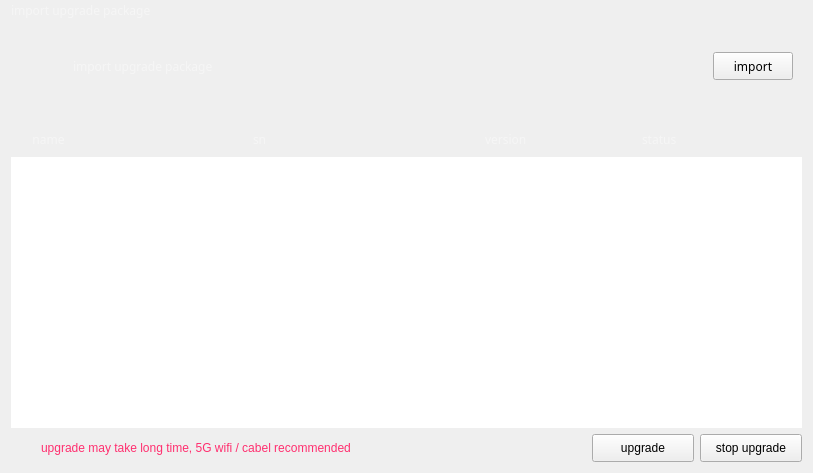
<?xml version="1.0" encoding="UTF-8"?>
<ui version="4.0">
 <class>DeviceUpgradeWidget</class>
 <widget class="QWidget" name="DeviceUpgradeWidget">
  <property name="geometry">
   <rect>
    <x>0</x>
    <y>0</y>
    <width>813</width>
    <height>473</height>
   </rect>
  </property>
  <property name="windowTitle">
   <string>Form</string>
  </property>
  <layout class="QVBoxLayout" name="verticalLayout_3">
   <property name="topMargin">
    <number>0</number>
   </property>
   <item>
    <widget class="QWidget" name="ImportContainer" native="true">
     <layout class="QVBoxLayout" name="verticalLayout_2">
      <property name="spacing">
       <number>10</number>
      </property>
      <property name="leftMargin">
       <number>0</number>
      </property>
      <property name="topMargin">
       <number>0</number>
      </property>
      <property name="rightMargin">
       <number>0</number>
      </property>
      <property name="bottomMargin">
       <number>0</number>
      </property>
      <item>
       <layout class="QHBoxLayout" name="horizontalLayout_5">
        <item>
         <widget class="QLabel" name="ImportLabel">
          <property name="font">
           <font>
            <family>Microsoft YaHei</family>
           </font>
          </property>
          <property name="styleSheet">
           <string notr="true">color: rgba(255,255,255,104);</string>
          </property>
          <property name="text">
           <string>import upgrade package</string>
          </property>
         </widget>
        </item>
        <item>
         <spacer name="horizontalSpacer_3">
          <property name="orientation">
           <enum>Qt::Horizontal</enum>
          </property>
          <property name="sizeHint" stdset="0">
           <size>
            <width>40</width>
            <height>20</height>
           </size>
          </property>
         </spacer>
        </item>
       </layout>
      </item>
      <item>
       <widget class="QStackedWidget" name="ImportSubContainer">
        <property name="sizePolicy">
         <sizepolicy hsizetype="Preferred" vsizetype="Fixed">
          <horstretch>0</horstretch>
          <verstretch>0</verstretch>
         </sizepolicy>
        </property>
        <property name="minimumSize">
         <size>
          <width>0</width>
          <height>72</height>
         </size>
        </property>
        <property name="maximumSize">
         <size>
          <width>16777215</width>
          <height>72</height>
         </size>
        </property>
        <property name="lineWidth">
         <number>0</number>
        </property>
        <property name="currentIndex">
         <number>0</number>
        </property>
        <widget class="QWidget" name="ImportSelectContainer">
         <property name="sizePolicy">
          <sizepolicy hsizetype="Preferred" vsizetype="Fixed">
           <horstretch>0</horstretch>
           <verstretch>0</verstretch>
          </sizepolicy>
         </property>
         <property name="minimumSize">
          <size>
           <width>0</width>
           <height>72</height>
          </size>
         </property>
         <property name="maximumSize">
          <size>
           <width>16777215</width>
           <height>72</height>
          </size>
         </property>
         <layout class="QHBoxLayout" name="horizontalLayout">
          <property name="leftMargin">
           <number>20</number>
          </property>
          <item>
           <widget class="QLabel" name="ImportNoticeIcon">
            <property name="sizePolicy">
             <sizepolicy hsizetype="Fixed" vsizetype="Fixed">
              <horstretch>0</horstretch>
              <verstretch>0</verstretch>
             </sizepolicy>
            </property>
            <property name="minimumSize">
             <size>
              <width>36</width>
              <height>36</height>
             </size>
            </property>
            <property name="maximumSize">
             <size>
              <width>36</width>
              <height>36</height>
             </size>
            </property>
            <property name="text">
             <string/>
            </property>
           </widget>
          </item>
          <item>
           <widget class="QLabel" name="ImportNoticeLabel">
            <property name="font">
             <font>
              <family>Microsoft YaHei</family>
             </font>
            </property>
            <property name="styleSheet">
             <string notr="true">color: rgba(255,255,255,104);</string>
            </property>
            <property name="text">
             <string>import upgrade package</string>
            </property>
           </widget>
          </item>
          <item>
           <spacer name="horizontalSpacer">
            <property name="orientation">
             <enum>Qt::Horizontal</enum>
            </property>
            <property name="sizeHint" stdset="0">
             <size>
              <width>382</width>
              <height>20</height>
             </size>
            </property>
           </spacer>
          </item>
          <item>
           <widget class="QPushButton" name="ImportBtn">
            <property name="sizePolicy">
             <sizepolicy hsizetype="Fixed" vsizetype="Fixed">
              <horstretch>0</horstretch>
              <verstretch>0</verstretch>
             </sizepolicy>
            </property>
            <property name="minimumSize">
             <size>
              <width>80</width>
              <height>28</height>
             </size>
            </property>
            <property name="font">
             <font>
              <family>Microsoft YaHei</family>
             </font>
            </property>
            <property name="text">
             <string>import</string>
            </property>
           </widget>
          </item>
         </layout>
        </widget>
        <widget class="QWidget" name="ImportingProgressContainer">
         <property name="sizePolicy">
          <sizepolicy hsizetype="Preferred" vsizetype="Fixed">
           <horstretch>0</horstretch>
           <verstretch>0</verstretch>
          </sizepolicy>
         </property>
         <property name="minimumSize">
          <size>
           <width>0</width>
           <height>72</height>
          </size>
         </property>
         <property name="maximumSize">
          <size>
           <width>16777215</width>
           <height>72</height>
          </size>
         </property>
         <layout class="QHBoxLayout" name="horizontalLayout_4">
          <property name="leftMargin">
           <number>20</number>
          </property>
          <item>
           <widget class="QLabel" name="FileIconLabel">
            <property name="sizePolicy">
             <sizepolicy hsizetype="Fixed" vsizetype="Fixed">
              <horstretch>0</horstretch>
              <verstretch>0</verstretch>
             </sizepolicy>
            </property>
            <property name="minimumSize">
             <size>
              <width>36</width>
              <height>36</height>
             </size>
            </property>
            <property name="maximumSize">
             <size>
              <width>36</width>
              <height>36</height>
             </size>
            </property>
            <property name="text">
             <string/>
            </property>
           </widget>
          </item>
          <item>
           <widget class="QWidget" name="ImportingContainer" native="true">
            <layout class="QVBoxLayout" name="verticalLayout">
             <property name="spacing">
              <number>0</number>
             </property>
             <property name="leftMargin">
              <number>0</number>
             </property>
             <property name="topMargin">
              <number>0</number>
             </property>
             <property name="rightMargin">
              <number>0</number>
             </property>
             <property name="bottomMargin">
              <number>0</number>
             </property>
             <item>
              <widget class="QWidget" name="PackageNameContainer" native="true">
               <layout class="QHBoxLayout" name="horizontalLayout_3">
                <property name="leftMargin">
                 <number>14</number>
                </property>
                <item>
                 <widget class="QLabel" name="FileNameLabel">
                  <property name="minimumSize">
                   <size>
                    <width>0</width>
                    <height>14</height>
                   </size>
                  </property>
                  <property name="text">
                   <string>file name</string>
                  </property>
                 </widget>
                </item>
                <item>
                 <widget class="QLabel" name="InfoIcon">
                  <property name="sizePolicy">
                   <sizepolicy hsizetype="Fixed" vsizetype="Fixed">
                    <horstretch>0</horstretch>
                    <verstretch>0</verstretch>
                   </sizepolicy>
                  </property>
                  <property name="minimumSize">
                   <size>
                    <width>20</width>
                    <height>20</height>
                   </size>
                  </property>
                  <property name="maximumSize">
                   <size>
                    <width>20</width>
                    <height>20</height>
                   </size>
                  </property>
                  <property name="text">
                   <string/>
                  </property>
                 </widget>
                </item>
                <item>
                 <spacer name="horizontalSpacer_2">
                  <property name="orientation">
                   <enum>Qt::Horizontal</enum>
                  </property>
                  <property name="sizeHint" stdset="0">
                   <size>
                    <width>40</width>
                    <height>20</height>
                   </size>
                  </property>
                 </spacer>
                </item>
               </layout>
              </widget>
             </item>
             <item>
              <widget class="QWidget" name="ProgressContainer" native="true">
               <layout class="QHBoxLayout" name="horizontalLayout_2">
                <property name="spacing">
                 <number>0</number>
                </property>
                <property name="leftMargin">
                 <number>14</number>
                </property>
                <property name="topMargin">
                 <number>0</number>
                </property>
                <property name="rightMargin">
                 <number>0</number>
                </property>
                <property name="bottomMargin">
                 <number>0</number>
                </property>
                <item>
                 <widget class="QLabel" name="warningIcon_2">
                  <property name="minimumSize">
                   <size>
                    <width>27</width>
                    <height>24</height>
                   </size>
                  </property>
                  <property name="maximumSize">
                   <size>
                    <width>27</width>
                    <height>24</height>
                   </size>
                  </property>
                  <property name="pixmap">
                   <pixmap resource="res.qrc">:/res/images/ic_device_warning.svg</pixmap>
                  </property>
                 </widget>
                </item>
                <item>
                 <widget class="QLabel" name="InfoLabel">
                  <property name="text">
                   <string/>
                  </property>
                 </widget>
                </item>
                <item>
                 <widget class="QProgressBar" name="ImportingProgressBar">
                  <property name="sizePolicy">
                   <sizepolicy hsizetype="Fixed" vsizetype="Fixed">
                    <horstretch>0</horstretch>
                    <verstretch>0</verstretch>
                   </sizepolicy>
                  </property>
                  <property name="minimumSize">
                   <size>
                    <width>300</width>
                    <height>4</height>
                   </size>
                  </property>
                  <property name="maximumSize">
                   <size>
                    <width>300</width>
                    <height>4</height>
                   </size>
                  </property>
                  <property name="value">
                   <number>24</number>
                  </property>
                  <property name="textVisible">
                   <bool>false</bool>
                  </property>
                 </widget>
                </item>
                <item>
                 <widget class="QLabel" name="ImportingProgressLabel">
                  <property name="text">
                   <string>0%</string>
                  </property>
                 </widget>
                </item>
               </layout>
              </widget>
             </item>
            </layout>
           </widget>
          </item>
          <item>
           <widget class="QPushButton" name="ReselectPkgBtn">
            <property name="sizePolicy">
             <sizepolicy hsizetype="Fixed" vsizetype="Fixed">
              <horstretch>0</horstretch>
              <verstretch>0</verstretch>
             </sizepolicy>
            </property>
            <property name="minimumSize">
             <size>
              <width>80</width>
              <height>28</height>
             </size>
            </property>
            <property name="maximumSize">
             <size>
              <width>80</width>
              <height>28</height>
             </size>
            </property>
            <property name="text">
             <string>reselect</string>
            </property>
           </widget>
          </item>
          <item>
           <widget class="QPushButton" name="CancelImportingBtn">
            <property name="sizePolicy">
             <sizepolicy hsizetype="Fixed" vsizetype="Fixed">
              <horstretch>0</horstretch>
              <verstretch>0</verstretch>
             </sizepolicy>
            </property>
            <property name="minimumSize">
             <size>
              <width>80</width>
              <height>28</height>
             </size>
            </property>
            <property name="maximumSize">
             <size>
              <width>80</width>
              <height>28</height>
             </size>
            </property>
            <property name="text">
             <string>cancel</string>
            </property>
           </widget>
          </item>
         </layout>
        </widget>
       </widget>
      </item>
     </layout>
    </widget>
   </item>
   <item>
    <widget class="QWidget" name="DevLstContainer" native="true">
     <layout class="QVBoxLayout" name="verticalLayout_4">
      <property name="spacing">
       <number>0</number>
      </property>
      <property name="leftMargin">
       <number>0</number>
      </property>
      <property name="topMargin">
       <number>14</number>
      </property>
      <property name="rightMargin">
       <number>0</number>
      </property>
      <property name="bottomMargin">
       <number>0</number>
      </property>
      <item>
       <widget class="QWidget" name="DevLstHead" native="true">
        <property name="font">
         <font>
          <family>Microsoft YaHei</family>
         </font>
        </property>
        <layout class="QHBoxLayout" name="horizontalLayout_6" stretch="3,3,2,2">
         <item>
          <widget class="QLabel" name="DevLstNameTitle">
           <property name="styleSheet">
            <string notr="true">color: rgba(255,255,255,104);</string>
           </property>
           <property name="text">
            <string>    name</string>
           </property>
          </widget>
         </item>
         <item>
          <widget class="QLabel" name="DevLstSNTitle">
           <property name="styleSheet">
            <string notr="true">color: rgba(255,255,255,104);</string>
           </property>
           <property name="text">
            <string>sn</string>
           </property>
          </widget>
         </item>
         <item>
          <widget class="QLabel" name="DevLstVersionTitle">
           <property name="styleSheet">
            <string notr="true">color: rgba(255,255,255,104);</string>
           </property>
           <property name="text">
            <string>version</string>
           </property>
          </widget>
         </item>
         <item>
          <widget class="QLabel" name="DevLstStatusTitle">
           <property name="styleSheet">
            <string notr="true">color: rgba(255,255,255,104);</string>
           </property>
           <property name="text">
            <string>status</string>
           </property>
          </widget>
         </item>
        </layout>
       </widget>
      </item>
      <item>
       <widget class="DeviceListView" name="DevLstView">
        <property name="frameShape">
         <enum>QFrame::NoFrame</enum>
        </property>
        <property name="frameShadow">
         <enum>QFrame::Plain</enum>
        </property>
        <property name="lineWidth">
         <number>0</number>
        </property>
       </widget>
      </item>
     </layout>
    </widget>
   </item>
   <item>
    <layout class="QHBoxLayout" name="horizontalLayout_7">
     <item>
      <widget class="QLabel" name="warningIcon">
       <property name="minimumSize">
        <size>
         <width>24</width>
         <height>24</height>
        </size>
       </property>
       <property name="maximumSize">
        <size>
         <width>24</width>
         <height>24</height>
        </size>
       </property>
       <property name="pixmap">
        <pixmap resource="res.qrc">:/res/images/ic_device_warning.svg</pixmap>
       </property>
      </widget>
     </item>
     <item>
      <widget class="QLabel" name="UpgradeNoticeLabel">
       <property name="styleSheet">
        <string notr="true">color: #FF2F6F;</string>
       </property>
       <property name="text">
        <string>upgrade may take long time, 5G wifi / cabel recommended</string>
       </property>
      </widget>
     </item>
     <item>
      <spacer name="horizontalSpacer_4">
       <property name="orientation">
        <enum>Qt::Horizontal</enum>
       </property>
       <property name="sizeHint" stdset="0">
        <size>
         <width>40</width>
         <height>20</height>
        </size>
       </property>
      </spacer>
     </item>
     <item>
      <widget class="QPushButton" name="UpgradeBtn">
       <property name="sizePolicy">
        <sizepolicy hsizetype="Fixed" vsizetype="Fixed">
         <horstretch>0</horstretch>
         <verstretch>0</verstretch>
        </sizepolicy>
       </property>
       <property name="minimumSize">
        <size>
         <width>102</width>
         <height>28</height>
        </size>
       </property>
       <property name="maximumSize">
        <size>
         <width>102</width>
         <height>28</height>
        </size>
       </property>
       <property name="text">
        <string>upgrade</string>
       </property>
      </widget>
     </item>
     <item>
      <widget class="QPushButton" name="StopUpgradeBtn">
       <property name="sizePolicy">
        <sizepolicy hsizetype="Fixed" vsizetype="Fixed">
         <horstretch>0</horstretch>
         <verstretch>0</verstretch>
        </sizepolicy>
       </property>
       <property name="minimumSize">
        <size>
         <width>102</width>
         <height>28</height>
        </size>
       </property>
       <property name="maximumSize">
        <size>
         <width>102</width>
         <height>28</height>
        </size>
       </property>
       <property name="text">
        <string>stop upgrade</string>
       </property>
      </widget>
     </item>
    </layout>
   </item>
  </layout>
 </widget>
 <customwidgets>
  <customwidget>
   <class>DeviceListView</class>
   <extends>QListView</extends>
   <header>devicelistview.h</header>
  </customwidget>
 </customwidgets>
 <resources>
  <include location="res.qrc"/>
 </resources>
 <connections/>
</ui>
